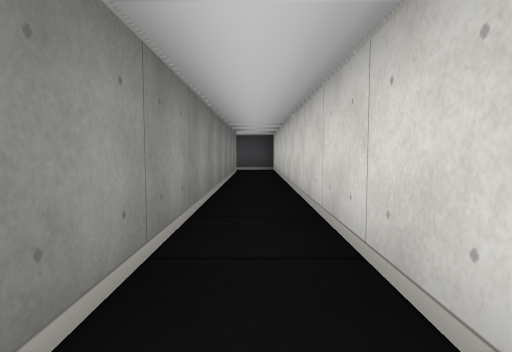
View 1 (above)

12 first-person views from a walk through a cub3D level. The camera is about half as high as the walls, tilts 4° down and sees 75° across. The floor is counted in squares. Each view is taken from the middle of a square. On the plan, view 1 faces up. The plan holds only what a view shows up to about 9 squares ahead; the rest is blank.

View 2
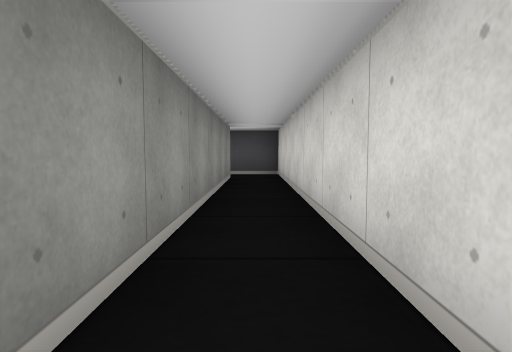

View 3
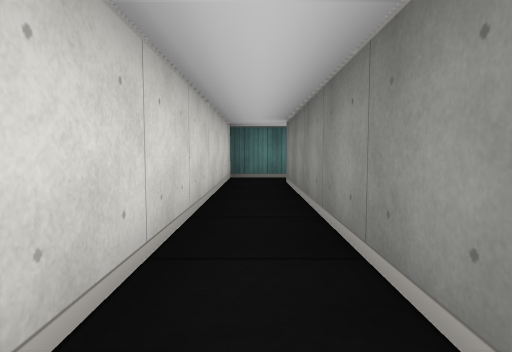

View 4
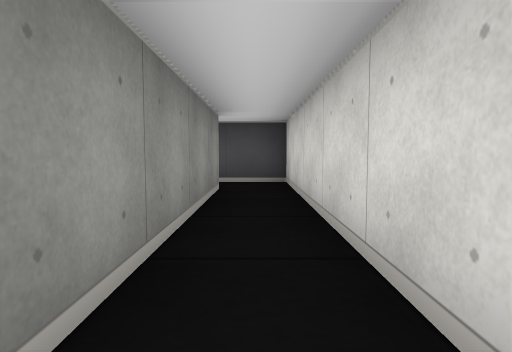

View 5
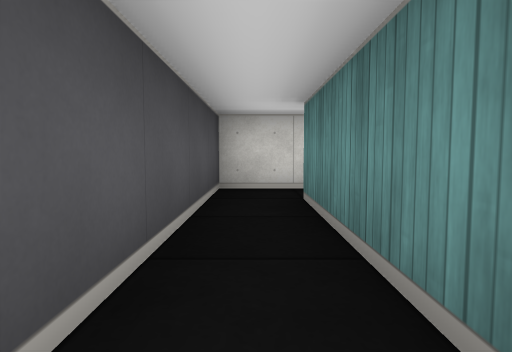

View 6
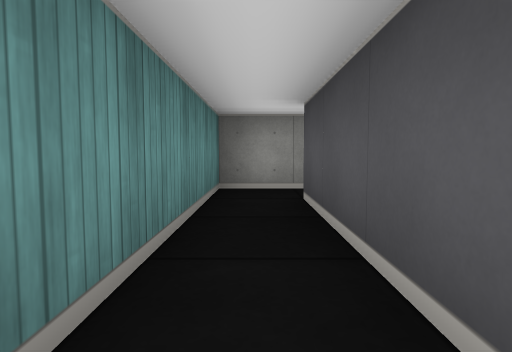

View 7
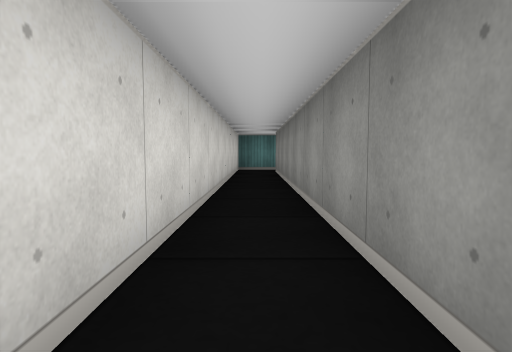

View 8
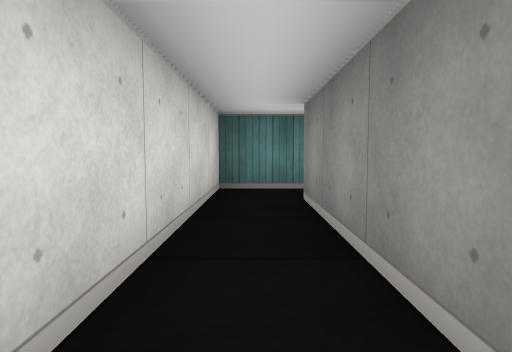

View 9
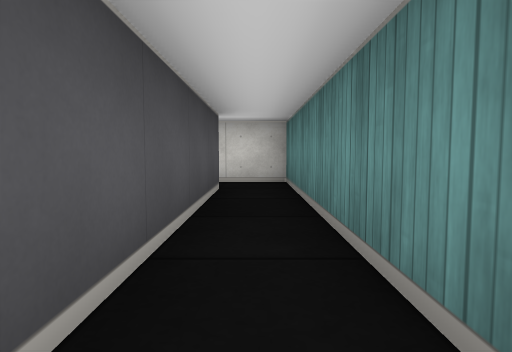

View 10
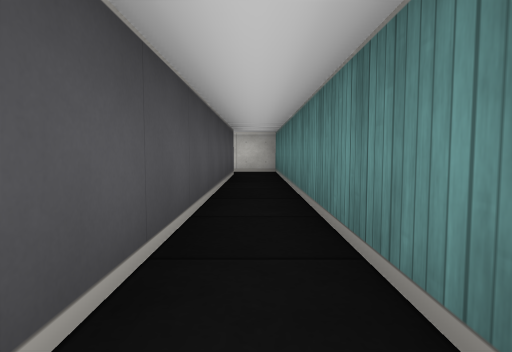

View 11
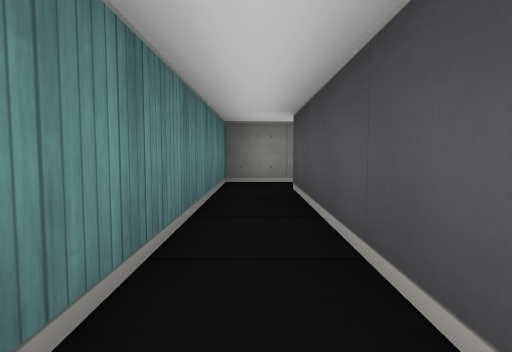

View 12
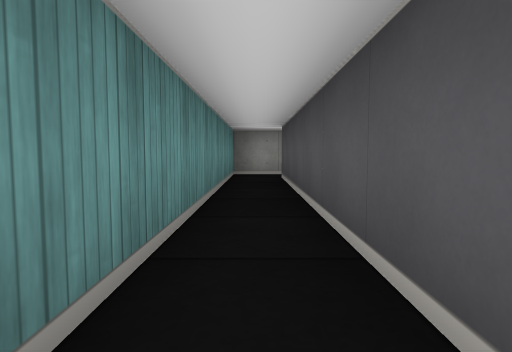

### Floor plan
Points are (right, up) in squares from view 1. A wall is a line through its corners. A room is listed if a view was taken in it or the views show most of it. See-through windows are left out.
Room 1 (views 1, 2, 3, 4, 5, 6, 7, 8)
walls: (-4.5, 9.8) (-4.5, 8.5) (-0.5, 8.5) (-0.5, -2.5); (0.5, -2.5) (0.5, 9.5) (-3.5, 9.5)
ways out: opening at (0, -2) to room 2; opening at (-4, 10)
Room 2 (views 9, 10, 11, 12)
walls: (-0.5, -2.5) (-7.5, -2.5); (-8.5, -2.4) (-8.5, -3.5) (0.5, -3.5) (0.5, -2.5)
ways out: opening at (0, -2) to room 1

Positions as (right, up) in squares from view 1, and headings:
1: (0, 0), facing up
2: (0, 2), facing up
3: (0, 3), facing down
4: (0, 4), facing up
5: (-4, 9), facing right
6: (0, 9), facing left
7: (0, 6), facing down
8: (0, 1), facing down
9: (-5, -3), facing right
10: (-8, -3), facing right
11: (-3, -3), facing left
12: (-1, -3), facing left
